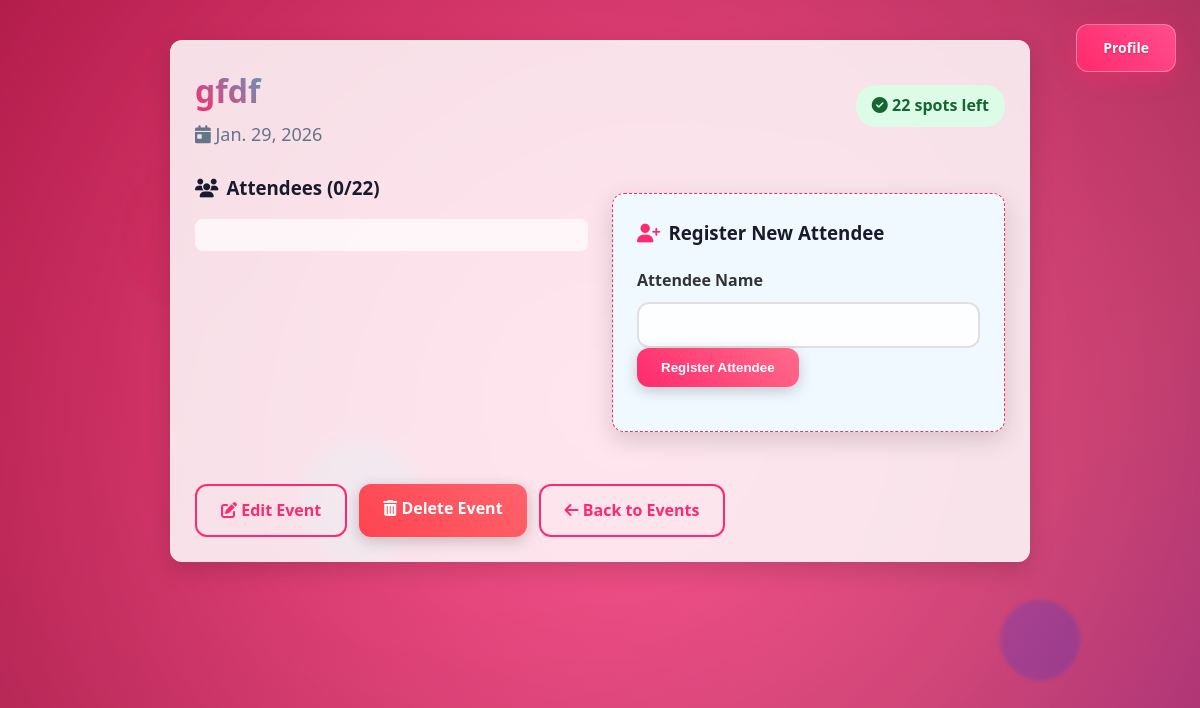
The page /10/ (signed in) on the database its author committed.
### events/models.py (models this page shows, shortened)
class Event(models.Model):
    owner = models.ForeignKey(
        User,
        on_delete=models.CASCADE,
        related_name='events'
    )
    name = models.CharField(max_length=200)
    date = models.DateField()
    capacity = models.PositiveIntegerField()
    location_name = models.CharField(max_length=200, blank=True)
    location_address = models.CharField(max_length=300, blank=True)
    latitude = models.DecimalField(max_digits=13, decimal_places=10, null=True, blank=True)
    longitude = models.DecimalField(max_digits=13, decimal_places=10, null=True, blank=True)
    def available_spots(self):
        return self.capacity - self.attendees.count()

### events/views.py (the view)
# urls.py: path('<int:event_id>/', views.event_detail, name='event_detail'),
@login_required
@login_required
def event_detail(request, event_id):
    event = get_object_or_404(Event, id=event_id, owner=request.user)
    attendees = event.attendees.all()
    is_full = attendees.count() >= event.capacity
    form = AttendeeForm()
    return render(
        request,
        'events/event_detail.html',
        {
            'event': event,
            'attendees': attendees,
            'is_full': is_full,
            'form': form,
        }
    )

### events/forms.py
class AttendeeForm(forms.ModelForm):
    class Meta:
        model = Attendee
        fields = ['name']

### templates/events/event_detail.html (shortened to what this page needs)
{% load static %}
<!DOCTYPE html>
<html lang="en">
<head>
  <link rel="stylesheet" href="{% static 'css/styles.css' %}">
  <link rel="stylesheet" href="https://cdnjs.cloudflare.com/ajax/libs/font-awesome/6.4.0/css/all.min.css">
  <link
    rel="stylesheet"
    href="https://unpkg.com/leaflet@1.9.4/dist/leaflet.css"
  />
</head>
<body>
  <div class="particle"></div>
  <div class="particle"></div>
  <div class="particle"></div>
  <div class="profile-button-wrapper">
    {% if user.is_authenticated %}
        <a href="{% url 'profile' %}" class="profile-btn">Profile</a>
    {% else %}
        <a href="{% url 'login' %}" class="profile-btn">Log in</a>
    {% endif %}
  </div>
  <div class="container">
    <div class="content-card fade-in-up">
      <div style="display: flex; justify-content: space-between; align-items-start; margin-bottom: 24px; flex-wrap: wrap;">
        <div>
          <h1 class="gradient-text">{{ event.name }}</h1>
          <p style="color: #64748b; font-size: 18px; margin-top: 4px;">
            <i class="fas fa-calendar-day"></i> {{ event.date }}
          </p>
        </div>
        <div style="text-align: right; margin-top: 10px;">
          <div style="background: {% if is_full %}#fee2e2{% else %}#dcfce7{% endif %};
                      color: {% if is_full %}#b91c1c{% else %}#166534{% endif %};
                      padding: 8px 16px; border-radius: 20px; font-weight: 600; display: inline-block;
                      margin-top: 10px;">
            <i class="fas {% if is_full %}fa-times-circle{% else %}fa-check-circle{% endif %}"></i>
            {% if is_full %}FULL{% else %}{{ event.available_spots }} spots left{% endif %}
          </div>
        </div>
      </div>
      <div style="display: flex; gap: 24px; margin-bottom: 32px; flex-wrap: wrap;">
        <div style="flex: 1; min-width: 300px;">
          <h3 style="margin-bottom: 16px; display: flex; align-items: center; gap: 8px;">
            <i class="fas fa-users"></i> Attendees ({{ event.attendees.count }}/{{ event.capacity }})
          </h3>
          <div style="background: rgba(255, 255, 255, 0.7); border-radius: 8px; padding: 16px;">
          </div>
        </div>
        <div style="flex: 1; min-width: 300px;">
          {% if not is_full %}
            <div class="content-card" style="background: #f0f9ff; border: 1px dashed var(--primary);">
              <h3 style="margin-bottom: 16px; display: flex; align-items: center; gap: 8px;">
                <i class="fas fa-user-plus" style="color: var(--primary);"></i> Register New Attendee
              </h3>
              <form method="post" action="{% url 'register_attendee' event.id %}">
                <div class="form-group">
                  <label for="id_name">Attendee Name</label>
                  {{ form.name }}
                </div>
                <button type="submit" class="btn btn-primary">
                  Register Attendee
                </button>
              </form>
            </div>
          {% else %}
            <div class="message warning" style="margin-top: 24px;">
              <i class="fas fa-exclamation-triangle"></i> Event is full! No new registrations allowed.
            </div>
          {% endif %}
        </div>
      </div>
      <div style="display: flex; gap: 12px; flex-wrap: wrap; margin-top: 20px;">
        <a href="{% url 'edit_event' event.id %}" class="btn btn-outline">
          <i class="fas fa-edit"></i> Edit Event
        </a>
        <a href="{% url 'delete_event' event.id %}" class="btn btn-danger">
          <i class="fas fa-trash-alt"></i> Delete Event
        </a>
        <a href="{% url 'event_list' %}" class="btn btn-outline">
          <i class="fas fa-arrow-left"></i> Back to Events
        </a>
      </div>
    </div>
  </div>
</body>
</html>

### static/css/styles.css (style rules this page uses)
:root { --primary: #ff2a6d; --primary-light: #ff4d8d; --secondary: #05d9e8; --success: #05ffa1; --danger: #fe4450; --warning: #ffb400; --light-bg: rgba(255, 255, 255, 0.85); --dark-text: #1a1a2e; --light-text: #ffffff; --border-radius: 12px; --box-shadow: 0 8px 25px rgba(0, 0, 0, 0.15); --transition: all 0.3s cubic-bezier(0.175, 0.885, 0.32, 1.275); }
* { box-sizing: border-box; margin: 0; padding: 0; }
body { font-family: 'Segoe UI', Tahoma, Geneva, Verdana, sans-serif; color: var(--dark-text); line-height: 1.6; padding: 20px; max-width: 900px; margin: 0 auto; min-height: 100vh; position: relative; overflow-x: hidden; }
body::before { content: ''; position: fixed; top: 0; left: 0; width: 100%; height: 100%; z-index: -2; background: linear-gradient(125deg, #ff2a6d, #ff4d8d, #c942ff, #4d44ff, #05d9e8, #05ffa1); background-size: 400% 400%; animation: gradientBG 15s ease infinite; }
body::after { content: ''; position: fixed; top: 0; left: 0; width: 100%; height: 100%; z-index: -1; background: radial-gradient(circle, rgba(255,255,255,0.1) 0%, rgba(0,0,0,0.3) 100%); }
.particle { position: fixed; border-radius: 50%; z-index: -1; opacity: 0.7; filter: blur(2px); animation: float 15s infinite linear; }
.particle:nth-child(1) { width: 150px; height: 150px; background: rgba(255, 42, 109, 0.4); top: 20%; left: 10%; animation-delay: 0s; }
.particle:nth-child(2) { width: 80px; height: 80px; background: rgba(77, 68, 255, 0.4); bottom: 15%; right: 10%; animation-delay: -5s; }
.particle:nth-child(3) { width: 120px; height: 120px; background: rgba(5, 217, 232, 0.4); bottom: 30%; left: 25%; animation-delay: -10s; }
.btn { display: inline-block; padding: 12px 24px; border: none; border-radius: var(--border-radius); color: var(--light-text); font-weight: 600; cursor: pointer; transition: var(--transition); text-decoration: none; text-align: center; position: relative; overflow: hidden; box-shadow: 0 4px 15px rgba(0, 0, 0, 0.2); }
.btn::before { content: ''; position: absolute; top: 0; left: -100%; width: 100%; height: 100%; background: linear-gradient(90deg, transparent, rgba(255, 255, 255, 0.3), transparent); transition: 0.5s; }
.btn-primary { background: linear-gradient(45deg, var(--primary), #ff6b8b); }
.btn-danger { background: linear-gradient(45deg, var(--danger), #ff636d); }
.btn-outline { background: transparent; border: 2px solid var(--primary); color: var(--primary); box-shadow: none; }
form { margin: 20px 0; }
label { display: block; margin-bottom: 8px; font-weight: 600; color: #333; }
input[type="text"], input[type="date"], input[type="number"], textarea, select { width: 100%; padding: 12px 16px; border: 2px solid #e0e0e0; border-radius: var(--border-radius); font-size: 16px; background: rgba(255, 255, 255, 0.8); transition: var(--transition); }
.fade-in-up { animation: fadeInUp 0.8s ease forwards; }
.gradient-text { background: linear-gradient(45deg, var(--primary), var(--secondary)); -webkit-background-clip: text; -webkit-text-fill-color: transparent; font-weight: 700; }
.container { position: relative; z-index: 10; max-width: 100%; margin: 0 auto; }
.particle { pointer-events: none; }
.content-card { background: var(--light-bg); backdrop-filter: blur(10px); border-radius: var(--border-radius); margin: 20px auto; box-shadow: var(--box-shadow); padding: 24px; transition: var(--transition); border: 1px solid rgba(255, 255, 255, 0.3); position: relative; z-index: 20; max-width: 900px; }
.profile-button-wrapper { position: fixed; top: 24px; right: 24px; z-index: 1000; }
.profile-btn { display: inline-flex; align-items: center; justify-content: center; padding: 12px 26px; font-size: 14px; font-weight: 600; color: var(--light-text); text-decoration: none; border-radius: var(--border-radius); border: 1px solid rgba(255, 255, 255, 0.35); background: linear-gradient( 45deg, var(--primary), var(--primary-light) ); backdrop-filter: blur(10px); box-shadow: 0 6px 22px rgba(255, 42, 109, 0.45); text-shadow: 0 1px 2px rgba(0, 0, 0, 0.25); position: relative; overflow: hidden; transition: var(--transition); }
.profile-btn::before { content: ''; position: absolute; top: 0; left: -120%; width: 120%; height: 100%; background: linear-gradient( 90deg, transparent, rgba(255, 255, 255, 0.45), transparent ); transition: 0.6s; }

### rows shown on the page
Event: name "gfdf", date "Jan. 29, 2026", available_spots "22", attendees.count "0", capacity "22"
